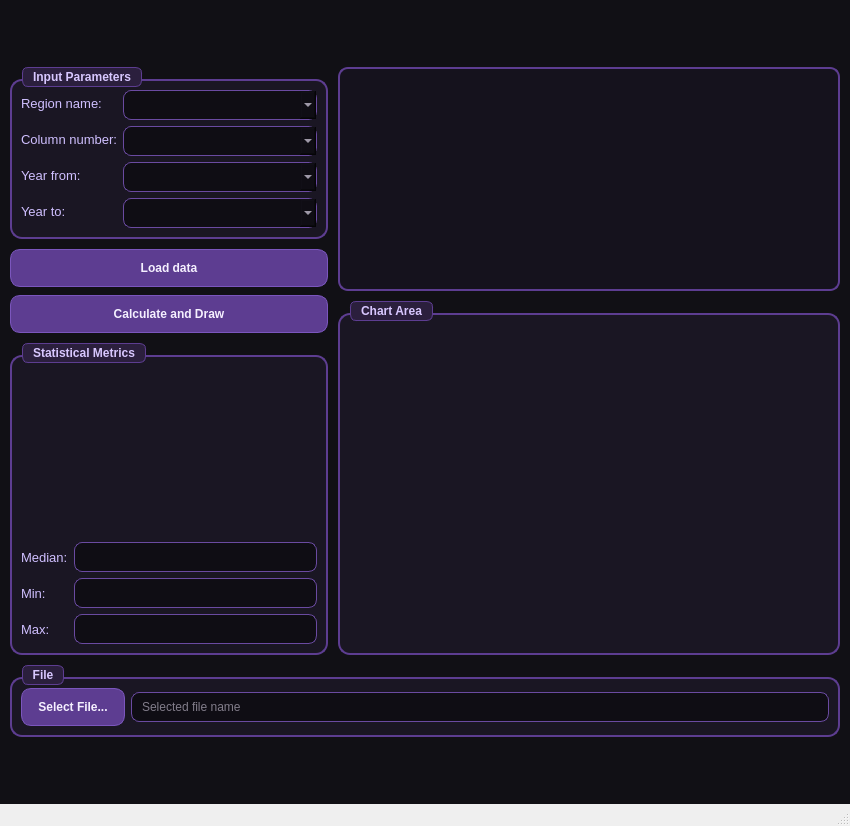
<?xml version="1.0" encoding="UTF-8"?>
<ui version="4.0">
 <class>MainWindow</class>
 <widget class="QMainWindow" name="MainWindow">
  <property name="windowModality">
   <enum>Qt::WindowModality::NonModal</enum>
  </property>
  <property name="geometry">
   <rect>
    <x>0</x>
    <y>0</y>
    <width>850</width>
    <height>826</height>
   </rect>
  </property>
  <property name="windowTitle">
   <string>Regional Data Analyzer</string>
  </property>
  <property name="autoFillBackground">
   <bool>false</bool>
  </property>
  <property name="styleSheet">
   <string notr="true">QWidget#centralwidget {
    background-color: #111015;
}

QGroupBox {
    border: 2px solid #5d3d91;
    border-radius: 12px;
    margin-top: 12px;
    background-color: #1a1623;
    font-weight: 600;
    color: #d8c7ff;
}

QGroupBox::title {
    subcontrol-origin: margin;
    left: 12px;
    padding: 2px 8px;
    background-color: #2b1f3d;
    border: 1px solid #5d3d91;
    border-radius: 6px;
}

QLabel {
    color: #cfbfff;
    font-size: 10pt;
}

QLineEdit, QComboBox {
    border: 1px solid #6a4aa1;
    border-radius: 8px;
    padding: 6px 8px;
    background: #0f0d14;
    color: #f3ebff;
    selection-background-color: #8a63d2;
}

QLineEdit:focus, QComboBox:focus {
    border: 2px solid #9b73e8;
}

QPushButton {
    background-color: #5d3d91;
    color: #f5f0ff;
    border: 1px solid #7b56bd;
    border-radius: 10px;
    padding: 8px 16px;
    font-weight: 600;
    min-height: 20px;
}

QPushButton:hover {
    background-color: #6f49ac;
}

QPushButton:pressed {
    background-color: #4f337c;
}

QTableWidget {
    border: 2px solid #5d3d91;
    border-radius: 10px;
    background: #15121d;
    gridline-color: #34284a;
    alternate-background-color: #1c1727;
    selection-background-color: #7b56bd;
    selection-color: #ffffff;
    color: #f3ebff;
}

QHeaderView::section {
    background-color: #2b1f3d;
    color: #dccdff;
    border: 1px solid #5d3d91;
    padding: 6px;
    font-weight: 600;
}

QWidget#plotWidget {
    border: 2px solid #5d3d91;
    border-radius: 10px;
    background: #15121d;
}</string>
  </property>
  <widget class="QWidget" name="centralwidget">
   <layout class="QVBoxLayout" name="verticalLayoutMain">
    <property name="spacing">
     <number>10</number>
    </property>
    <property name="leftMargin">
     <number>10</number>
    </property>
    <property name="topMargin">
     <number>10</number>
    </property>
    <property name="rightMargin">
     <number>10</number>
    </property>
    <property name="bottomMargin">
     <number>10</number>
    </property>
    <item>
     <spacer name="verticalSpacer">
      <property name="orientation">
       <enum>Qt::Orientation::Vertical</enum>
      </property>
      <property name="sizeHint" stdset="0">
       <size>
        <width>20</width>
        <height>40</height>
       </size>
      </property>
     </spacer>
    </item>
    <item>
     <layout class="QHBoxLayout" name="horizontalLayoutContent">
      <property name="spacing">
       <number>10</number>
      </property>
      <item>
       <layout class="QVBoxLayout" name="verticalLayoutLeftPanel">
        <property name="spacing">
         <number>10</number>
        </property>
        <item>
         <widget class="QGroupBox" name="groupBoxInputs">
          <property name="maximumSize">
           <size>
            <width>400</width>
            <height>16777215</height>
           </size>
          </property>
          <property name="title">
           <string>Input Parameters</string>
          </property>
          <layout class="QFormLayout" name="formLayoutInputs">
           <item row="0" column="0">
            <widget class="QLabel" name="labelRegion">
             <property name="text">
              <string>Region name:</string>
             </property>
            </widget>
           </item>
           <item row="0" column="1">
            <widget class="QComboBox" name="comboBoxRegion"/>
           </item>
           <item row="1" column="0">
            <widget class="QLabel" name="labelColumnNumber">
             <property name="text">
              <string>Column number:</string>
             </property>
            </widget>
           </item>
           <item row="1" column="1">
            <widget class="QComboBox" name="comboBoxColumn"/>
           </item>
           <item row="2" column="0">
            <widget class="QLabel" name="labelYearFrom">
             <property name="text">
              <string>Year from:</string>
             </property>
            </widget>
           </item>
           <item row="2" column="1">
            <widget class="QComboBox" name="comboBoxYearFrom"/>
           </item>
           <item row="3" column="0">
            <widget class="QLabel" name="labelYearTo">
             <property name="text">
              <string>Year to:</string>
             </property>
            </widget>
           </item>
           <item row="3" column="1">
            <widget class="QComboBox" name="comboBoxYearTo"/>
           </item>
          </layout>
         </widget>
        </item>
        <item>
         <layout class="QVBoxLayout" name="verticalLayoutButtons">
          <property name="spacing">
           <number>8</number>
          </property>
          <item>
           <widget class="QPushButton" name="buttonLoadData">
            <property name="maximumSize">
             <size>
              <width>400</width>
              <height>16777215</height>
             </size>
            </property>
            <property name="text">
             <string>Load data</string>
            </property>
           </widget>
          </item>
          <item>
           <widget class="QPushButton" name="buttonCalculateAndDraw">
            <property name="maximumSize">
             <size>
              <width>400</width>
              <height>16777215</height>
             </size>
            </property>
            <property name="text">
             <string>Calculate and Draw</string>
            </property>
           </widget>
          </item>
         </layout>
        </item>
        <item>
         <widget class="QGroupBox" name="groupBoxMetrics">
          <property name="maximumSize">
           <size>
            <width>400</width>
            <height>16777215</height>
           </size>
          </property>
          <property name="title">
           <string>Statistical Metrics</string>
          </property>
          <layout class="QGridLayout" name="gridLayoutMetrics">
           <item row="6" column="0">
            <widget class="QLabel" name="labelMax">
             <property name="text">
              <string>Max:</string>
             </property>
            </widget>
           </item>
           <item row="2" column="1">
            <widget class="QLineEdit" name="lineEditMedian">
             <property name="readOnly">
              <bool>true</bool>
             </property>
            </widget>
           </item>
           <item row="4" column="0">
            <widget class="QLabel" name="labelMin">
             <property name="text">
              <string>Min:</string>
             </property>
            </widget>
           </item>
           <item row="4" column="1">
            <widget class="QLineEdit" name="lineEditMin">
             <property name="readOnly">
              <bool>true</bool>
             </property>
            </widget>
           </item>
           <item row="2" column="0">
            <widget class="QLabel" name="labelMedian">
             <property name="text">
              <string>Median:</string>
             </property>
            </widget>
           </item>
           <item row="6" column="1">
            <widget class="QLineEdit" name="lineEditMax">
             <property name="readOnly">
              <bool>true</bool>
             </property>
            </widget>
           </item>
           <item row="1" column="1">
            <widget class="QLabel" name="labelSidebarImage">
             <property name="sizePolicy">
              <sizepolicy hsizetype="Fixed" vsizetype="Fixed">
               <horstretch>0</horstretch>
               <verstretch>0</verstretch>
              </sizepolicy>
             </property>
             <property name="minimumSize">
              <size>
               <width>170</width>
               <height>170</height>
              </size>
             </property>
             <property name="maximumSize">
              <size>
               <width>170</width>
               <height>170</height>
              </size>
             </property>
             <property name="layoutDirection">
              <enum>Qt::LayoutDirection::LeftToRight</enum>
             </property>
             <property name="pixmap">
              <pixmap resource="resources.qrc">:/assets/sidebar_illustration.svg</pixmap>
             </property>
             <property name="scaledContents">
              <bool>true</bool>
             </property>
             <property name="alignment">
              <set>Qt::AlignmentFlag::AlignCenter</set>
             </property>
            </widget>
           </item>
          </layout>
         </widget>
        </item>
       </layout>
      </item>
      <item>
       <layout class="QVBoxLayout" name="verticalLayoutRightPanel">
        <property name="spacing">
         <number>10</number>
        </property>
        <item>
         <widget class="QTableWidget" name="tableWidgetData">
          <property name="sizePolicy">
           <sizepolicy hsizetype="Expanding" vsizetype="Preferred">
            <horstretch>0</horstretch>
            <verstretch>0</verstretch>
           </sizepolicy>
          </property>
          <property name="minimumSize">
           <size>
            <width>480</width>
            <height>220</height>
           </size>
          </property>
          <property name="autoFillBackground">
           <bool>false</bool>
          </property>
          <property name="editTriggers">
           <set>QAbstractItemView::EditTrigger::NoEditTriggers</set>
          </property>
          <property name="alternatingRowColors">
           <bool>true</bool>
          </property>
          <property name="selectionBehavior">
           <enum>QAbstractItemView::SelectionBehavior::SelectRows</enum>
          </property>
          <property name="rowCount">
           <number>0</number>
          </property>
          <property name="columnCount">
           <number>0</number>
          </property>
         </widget>
        </item>
        <item>
         <widget class="QGroupBox" name="groupBoxChart">
          <property name="title">
           <string>Chart Area</string>
          </property>
          <layout class="QVBoxLayout" name="verticalLayoutChart">
           <item>
            <widget class="QLabel" name="graphLabel">
             <property name="minimumSize">
              <size>
               <width>480</width>
               <height>320</height>
              </size>
             </property>
             <property name="palette">
              <palette>
               <active>
                <colorrole role="WindowText">
                 <brush brushstyle="SolidPattern">
                  <color alpha="255">
                   <red>207</red>
                   <green>191</green>
                   <blue>255</blue>
                  </color>
                 </brush>
                </colorrole>
                <colorrole role="Text">
                 <brush brushstyle="SolidPattern">
                  <color alpha="255">
                   <red>207</red>
                   <green>191</green>
                   <blue>255</blue>
                  </color>
                 </brush>
                </colorrole>
                <colorrole role="ButtonText">
                 <brush brushstyle="SolidPattern">
                  <color alpha="255">
                   <red>207</red>
                   <green>191</green>
                   <blue>255</blue>
                  </color>
                 </brush>
                </colorrole>
                <colorrole role="PlaceholderText">
                 <brush brushstyle="SolidPattern">
                  <color alpha="128">
                   <red>207</red>
                   <green>191</green>
                   <blue>255</blue>
                  </color>
                 </brush>
                </colorrole>
               </active>
               <inactive>
                <colorrole role="WindowText">
                 <brush brushstyle="SolidPattern">
                  <color alpha="255">
                   <red>207</red>
                   <green>191</green>
                   <blue>255</blue>
                  </color>
                 </brush>
                </colorrole>
                <colorrole role="Text">
                 <brush brushstyle="SolidPattern">
                  <color alpha="255">
                   <red>207</red>
                   <green>191</green>
                   <blue>255</blue>
                  </color>
                 </brush>
                </colorrole>
                <colorrole role="ButtonText">
                 <brush brushstyle="SolidPattern">
                  <color alpha="255">
                   <red>207</red>
                   <green>191</green>
                   <blue>255</blue>
                  </color>
                 </brush>
                </colorrole>
                <colorrole role="PlaceholderText">
                 <brush brushstyle="SolidPattern">
                  <color alpha="128">
                   <red>207</red>
                   <green>191</green>
                   <blue>255</blue>
                  </color>
                 </brush>
                </colorrole>
               </inactive>
               <disabled>
                <colorrole role="WindowText">
                 <brush brushstyle="SolidPattern">
                  <color alpha="255">
                   <red>207</red>
                   <green>191</green>
                   <blue>255</blue>
                  </color>
                 </brush>
                </colorrole>
                <colorrole role="Text">
                 <brush brushstyle="SolidPattern">
                  <color alpha="255">
                   <red>207</red>
                   <green>191</green>
                   <blue>255</blue>
                  </color>
                 </brush>
                </colorrole>
                <colorrole role="ButtonText">
                 <brush brushstyle="SolidPattern">
                  <color alpha="255">
                   <red>207</red>
                   <green>191</green>
                   <blue>255</blue>
                  </color>
                 </brush>
                </colorrole>
                <colorrole role="PlaceholderText">
                 <brush brushstyle="SolidPattern">
                  <color alpha="128">
                   <red>207</red>
                   <green>191</green>
                   <blue>255</blue>
                  </color>
                 </brush>
                </colorrole>
               </disabled>
              </palette>
             </property>
             <property name="focusPolicy">
              <enum>Qt::FocusPolicy::StrongFocus</enum>
             </property>
             <property name="frameShape">
              <enum>QFrame::Shape::NoFrame</enum>
             </property>
             <property name="text">
              <string/>
             </property>
            </widget>
           </item>
          </layout>
         </widget>
        </item>
       </layout>
      </item>
     </layout>
    </item>
    <item>
     <widget class="QGroupBox" name="groupBoxFile">
      <property name="title">
       <string>File</string>
      </property>
      <layout class="QHBoxLayout" name="horizontalLayoutFile">
       <item>
        <widget class="QPushButton" name="buttonSelectFile">
         <property name="text">
          <string>Select File...</string>
         </property>
        </widget>
       </item>
       <item>
        <widget class="QLineEdit" name="lineEditFileName">
         <property name="readOnly">
          <bool>true</bool>
         </property>
         <property name="placeholderText">
          <string>Selected file name</string>
         </property>
        </widget>
       </item>
      </layout>
     </widget>
    </item>
    <item>
     <spacer name="verticalSpacer_2">
      <property name="orientation">
       <enum>Qt::Orientation::Vertical</enum>
      </property>
      <property name="sizeHint" stdset="0">
       <size>
        <width>20</width>
        <height>40</height>
       </size>
      </property>
     </spacer>
    </item>
   </layout>
  </widget>
  <widget class="QMenuBar" name="menubar">
   <property name="geometry">
    <rect>
     <x>0</x>
     <y>0</y>
     <width>850</width>
     <height>25</height>
    </rect>
   </property>
  </widget>
  <widget class="QStatusBar" name="statusbar"/>
 </widget>
 <resources>
  <include location="resources.qrc"/>
 </resources>
 <connections/>
</ui>
